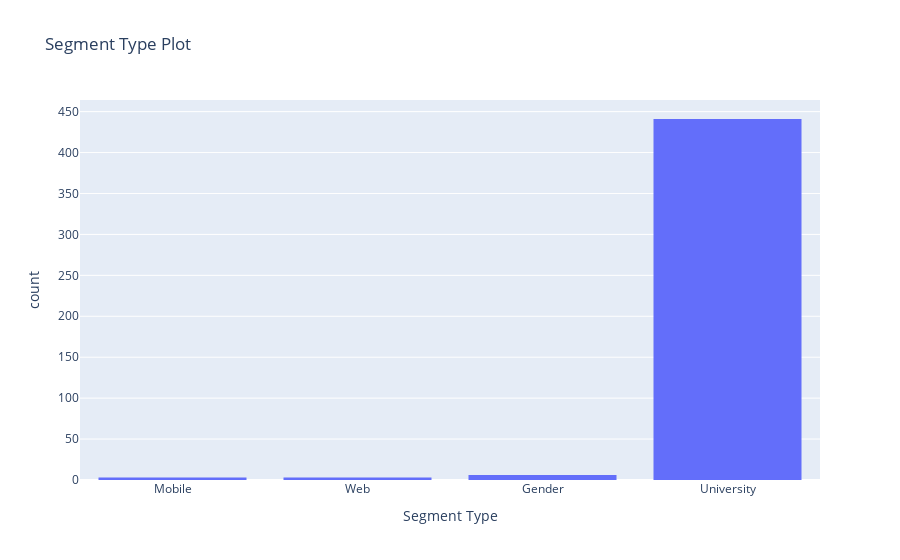

Notebook source saved alongside this figure:
### Markdown cell above
# Univariate Analysis

### Code cell
fig = px.histogram(data, x="Segment Type",title = 'Segment Type Plot')
fig.show()

### Figure 1 — Plotly figure (JSON) as saved in the notebook; plotly's stock layout.template omitted (floating-point values rounded to 4 significant figures; data arrays with more than 128 entries replaced by an {"elided": "..."} marker saying what was removed)
{"data": [{"alignmentgroup": "True", "bingroup": "x", "hovertemplate": "Segment Type=%{x}<br>count=%{y}<extra></extra>", "legendgroup": "", "marker": {"color": "#636efa"}, "name": "", "offsetgroup": "", "orientation": "v", "showlegend": false, "type": "histogram", "x": {"elided": "453 str values"}, "xaxis": "x", "yaxis": "y"}], "layout": {"barmode": "relative", "legend": {"tracegroupgap": 0}, "title": {"text": "Segment Type Plot"}, "xaxis": {"anchor": "y", "domain": [0, 1], "title": {"text": "Segment Type"}}, "yaxis": {"anchor": "x", "domain": [0, 1], "title": {"text": "count"}}}}
